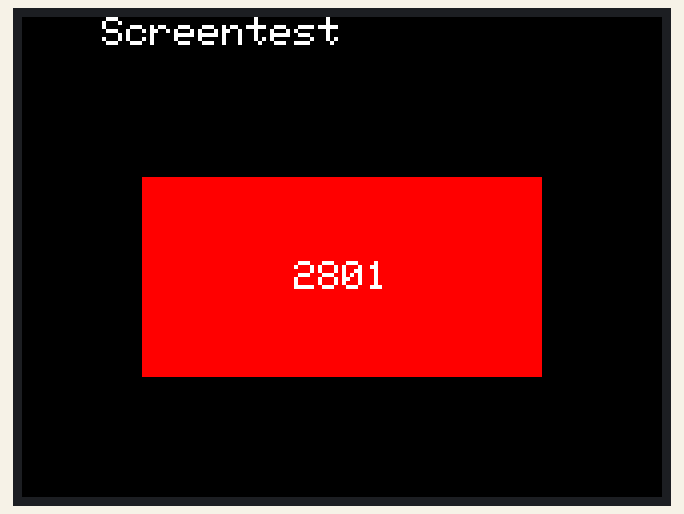
Simulated run of this sketch. Board: ESP32. On the bench: 320×240 colour display.

Above: at 0.36 s.
At 5.01 s:
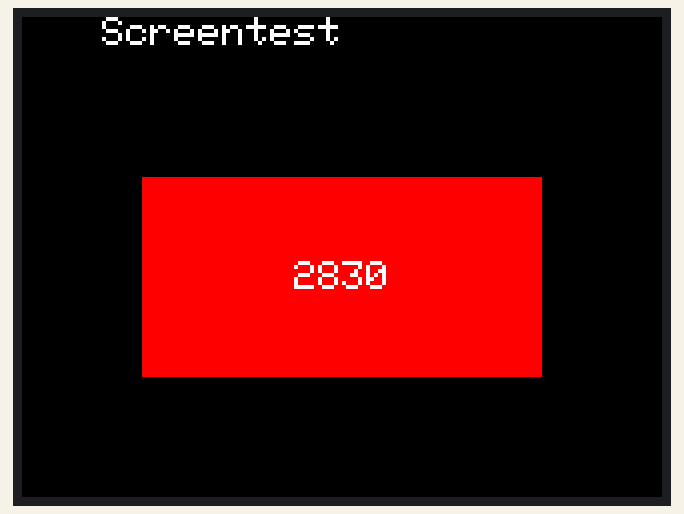
At 10.13 s:
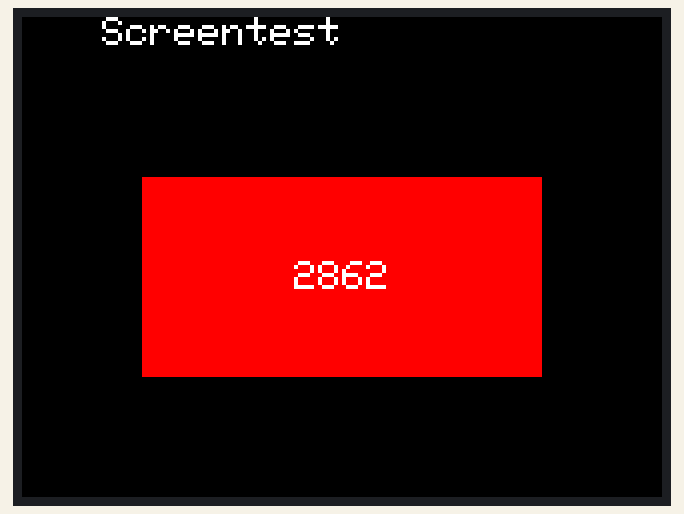
At 20.06 s:
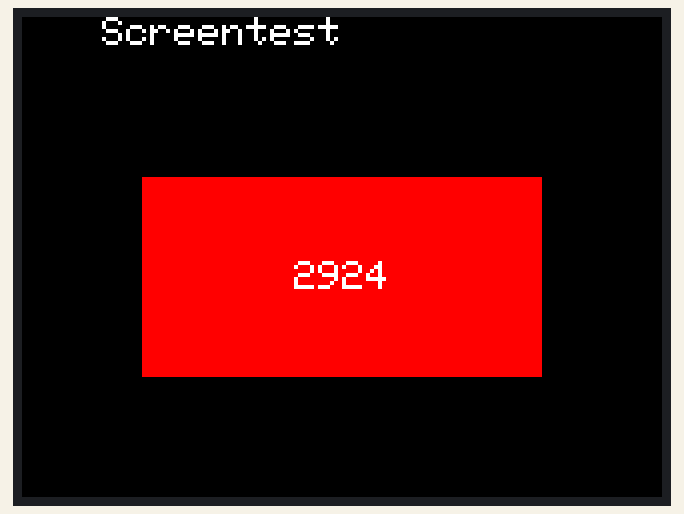
At 29.99 s:
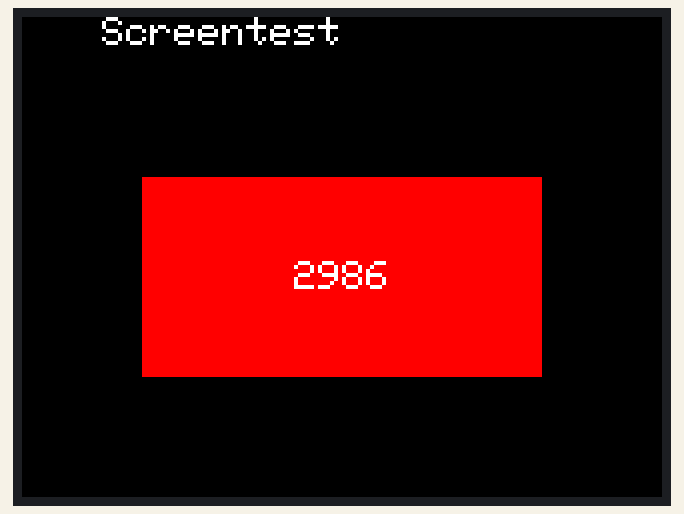
At 39.91 s:
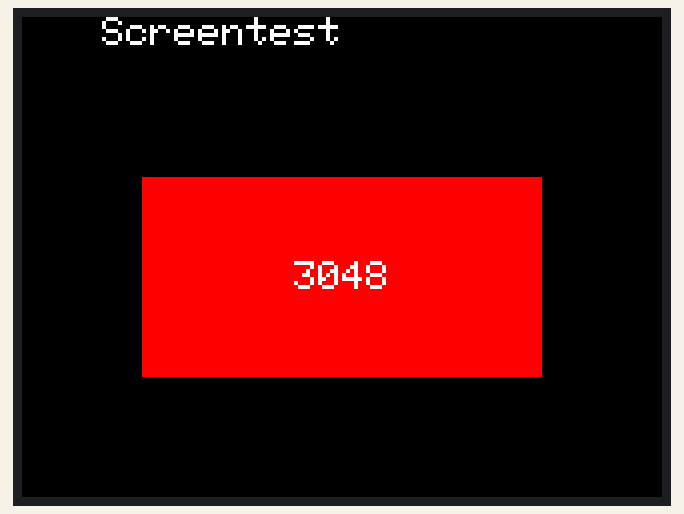

The sketch:

screentest.ino
```cpp
#include <M5Core2.h>

TFT_eSprite spr = TFT_eSprite(&M5.Lcd);

int backlight = 2800;

void setup()
{
  M5.begin();
  M5.Lcd.fillScreen(BLACK);
  M5.Lcd.setTextColor(WHITE);
  M5.Lcd.setTextSize(2);
  M5.Lcd.setCursor(40, 0);
  M5.Lcd.println("Screentest");

  // Create a smaller sprite
  spr.createSprite(200, 100);  // Smaller, easier to see
  spr.fillSprite(TFT_RED);     // Bright red background
}

void loop()
{
  M5.update();
  backlight = backlight + 1;
  if (backlight >= 3300)
    backlight = 0;
  // M5.Axp.SetLcdVoltage(backlight);

  // Clear the sprite with bright red
  spr.fillSprite(TFT_RED);
  spr.setTextDatum(4);  // Center alignment
  spr.setTextSize(2);
  spr.setTextColor(TFT_WHITE, TFT_RED);  // White text on red background
  spr.drawString(String(backlight), 100, 50);  // Center of the 200x100 sprite

  // Push sprite at a visible location
  spr.pushSprite(60, 80);
  delay(100);  // Slower update to see changes
}
```
